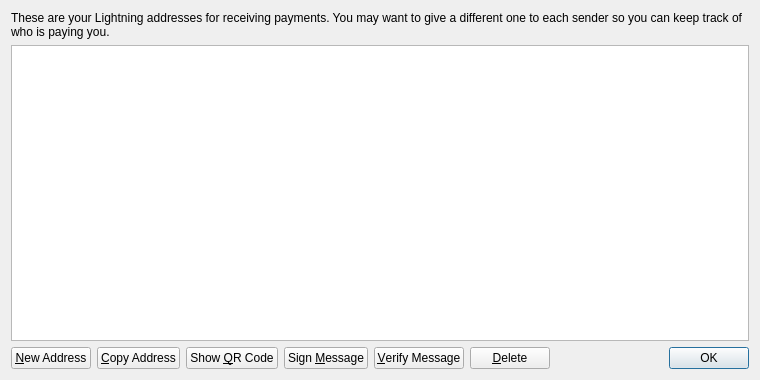
<?xml version="1.0" encoding="UTF-8"?>
<ui version="4.0">
 <class>AddressBookPage</class>
 <widget class="QWidget" name="AddressBookPage">
  <property name="geometry">
   <rect>
    <x>0</x>
    <y>0</y>
    <width>760</width>
    <height>380</height>
   </rect>
  </property>
  <property name="windowTitle">
   <string>Address Book</string>
  </property>
  <layout class="QVBoxLayout" name="verticalLayout">
   <item>
    <widget class="QLabel" name="labelExplanation">
     <property name="text">
      <string>These are your Lightning addresses for receiving payments. You may want to give a different one to each sender so you can keep track of who is paying you.</string>
     </property>
     <property name="textFormat">
      <enum>Qt::PlainText</enum>
     </property>
     <property name="wordWrap">
      <bool>true</bool>
     </property>
    </widget>
   </item>
   <item>
    <widget class="QTableView" name="tableView">
     <property name="contextMenuPolicy">
      <enum>Qt::CustomContextMenu</enum>
     </property>
     <property name="toolTip">
      <string>Double-click to edit address or label</string>
     </property>
     <property name="tabKeyNavigation">
      <bool>false</bool>
     </property>
     <property name="selectionMode">
      <enum>QAbstractItemView::SingleSelection</enum>
     </property>
     <property name="selectionBehavior">
      <enum>QAbstractItemView::SelectRows</enum>
     </property>
     <property name="sortingEnabled">
      <bool>true</bool>
     </property>
     <attribute name="verticalHeaderVisible">
      <bool>false</bool>
     </attribute>
    </widget>
   </item>
   <item>
    <layout class="QHBoxLayout" name="horizontalLayout">
     <item>
      <widget class="QPushButton" name="newAddressButton">
       <property name="toolTip">
        <string>Create a new address</string>
       </property>
       <property name="text">
        <string>&amp;New Address</string>
       </property>
      </widget>
     </item>
     <item>
      <widget class="QPushButton" name="copyToClipboard">
       <property name="toolTip">
        <string>Copy the currently selected address to the system clipboard</string>
       </property>
       <property name="text">
        <string>&amp;Copy Address</string>
       </property>
      </widget>
     </item>
     <item>
      <widget class="QPushButton" name="showQRCode">
       <property name="text">
        <string>Show &amp;QR Code</string>
       </property>
      </widget>
     </item>
     <item>
      <widget class="QPushButton" name="signMessage">
       <property name="toolTip">
        <string>Sign a message to prove you own a Lightning address</string>
       </property>
       <property name="text">
        <string>Sign &amp;Message</string>
       </property>
      </widget>
     </item>
     <item>
      <widget class="QPushButton" name="verifyMessage">
       <property name="toolTip">
        <string>Verify a message to ensure it was signed with a specified Lightning address</string>
       </property>
       <property name="text">
        <string>&amp;Verify Message</string>
       </property>
      </widget>
     </item>
     <item>
      <widget class="QPushButton" name="deleteButton">
       <property name="toolTip">
        <string>Delete the currently selected address from the list</string>
       </property>
       <property name="text">
        <string>&amp;Delete</string>
       </property>
      </widget>
     </item>
     <item>
      <spacer name="horizontalSpacer">
       <property name="orientation">
        <enum>Qt::Horizontal</enum>
       </property>
       <property name="sizeHint" stdset="0">
        <size>
         <width>40</width>
         <height>20</height>
        </size>
       </property>
      </spacer>
     </item>
     <item>
      <widget class="QDialogButtonBox" name="buttonBox">
       <property name="sizePolicy">
        <sizepolicy hsizetype="Maximum" vsizetype="Fixed">
         <horstretch>0</horstretch>
         <verstretch>0</verstretch>
        </sizepolicy>
       </property>
       <property name="standardButtons">
        <set>QDialogButtonBox::Ok</set>
       </property>
      </widget>
     </item>
    </layout>
   </item>
  </layout>
 </widget>
 <resources>
  <include location="../bitcoin.qrc"/>
 </resources>
 <connections/>
</ui>
